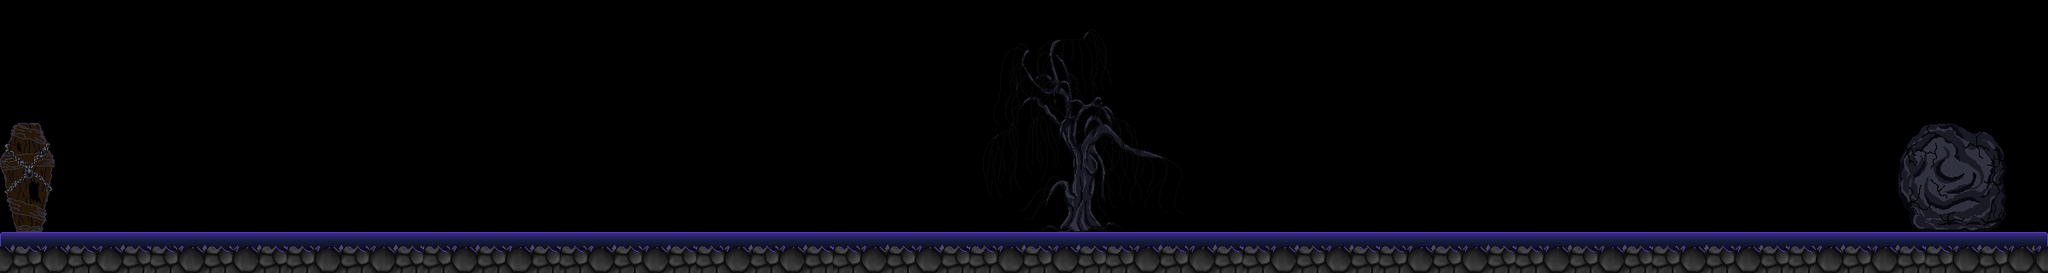

The image is a tile-based game level rendered from a .tmx file. Its description and source (layers, tilesets, objects; grid data summarised) follow:
An orthogonal 150x20 tile map with 16x16 px tiles, 1 tile layer (Tile Layer 1).

<map version="1.0" tiledversion="1.1.4" orientation="orthogonal" renderorder="right-down" width="150" height="20" tilewidth="16" tileheight="16" infinite="0" nextobjectid="1">
 <tileset firstgid="1" source="NightStage.tsx" />
 <layer name="Tile Layer 1" width="150" height="20">
  <data>[3000 cells, 715 non-empty, 301 distinct tile ids]</data>
 </layer>
</map>
